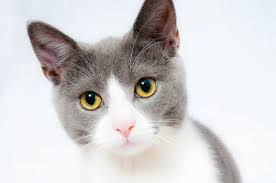
#> input picture cat.jpg, 276 x 183 px, found by its file name
$ python Python_101.py   (older library calls are emulated)
#> lines starting #> are read from the running program, lines starting #| are printed output that depends on the picture
#Integers and floats work as you would expect from other languages:

def quicksort(eip):
    if len(eip) <= 1:
        return eip
    mlblr = eip[len(eip) // 2]
    eip_in= [mlblr_out for mlblr_out in eip if mlblr_out < mlblr]
    eip_out = [mlblr_out for mlblr_out in eip if mlblr_out == mlblr]
    mlblr_in = [mlblr_out for mlblr_out in eip if mlblr_out > mlblr]
    return quicksort(eip_in) + eip_out + quicksort(mlblr_in)

print(quicksort([3,6,8,10,1,2,1]))
# Prints "[1, 1, 2, 3, 6, 8, 10]"

eip = 3
print(type(eip)) # Prints "<class 'int'>"
print(eip)       # Prints "3"
print(eip + 1)   # Addition; prints "4"
print(eip - 1)   # Subtraction; prints "2"
print(eip * 2)   # Multiplication; prints "6"
print(eip ** 2)  # Exponentiation; prints "9"
eip += 1
print(eip)  # Prints "4"
eip *= 2
print(eip)  # Prints "8"
eip = 2.5
print(type(eip)) # Prints "<class 'float'>"
print(eip, eip + 1, eip * 2, eip ** 2) # Prints "2.5 3.5 5.0 6.25"

#English words instead of symbols && ||

mlblr_in = True
mlblr_out = False
print(type(mlblr_in)) # Prints "<class 'bool'>"
print(mlblr_in and mlblr_out) # Logical AND; prints "False"
print(mlblr_in or mlblr_out)  # Logical OR; prints "True"
print(not mlblr_in)   # Logical NOT; prints "False"
print(mlblr_in != mlblr_out)  # Logical XOR; prints "True"

#Strings in Python

eip_in = 'hello'    # String literals can use single quotes
eip_out = "world"    # or double quotes; it does not matter.
print(eip_in)       # Prints "hello"
print(len(eip_in))  # String length; prints "5"
eip = eip_in + ' ' + eip_out  # String concatenation
print(eip)  # prints "hello world"
mlblr = '%s %s %d' % (eip_in, eip_out, 12)  # sprintf style string formatting
print(mlblr)  # prints "hello world 12"

#Useful methods

eip = "hello"
print(eip.capitalize())  # Capitalize a string; prints "Hello"
print(eip.upper())       # Convert a string to uppercase; prints "HELLO"
print(eip.rjust(7))      # Right-justify a string, padding with spaces; prints "  hello"
print(eip.center(7))     # Center a string, padding with spaces; prints " hello "
print(eip.replace('l', '(ell)'))  # Replace all instances of one substring with another; # prints "he(ell)(ell)o"
print('  world '.strip())  # Strip leading and trailing whitespace; prints "world"


#Python Containers - List

mlblr = [3, 1, 2]    # Create a list
print(mlblr, mlblr[2])  # Prints "[3, 1, 2] 2"
print(mlblr[-1])     # Negative indices count from the end of the list; prints "2"
mlblr[2] = 'foo'     # Lists can contain elements of different types
print(mlblr)         # Prints "[3, 1, 'foo']"
mlblr.append('bar')  # Add a new element to the end of the list
print(mlblr)         # Prints "[3, 1, 'foo', 'bar']"
eip = mlblr.pop()      # Remove and return the last element of the list
print(eip, mlblr)      # Prints "bar [3, 1, 'foo']"

#Slicing

mlblr = list(range(5))     # range is a built-in function that creates a list of integers
print(mlblr)               # Prints "[0, 1, 2, 3, 4]"
print(mlblr[2:4])          # Get a slice from index 2 to 4 (exclusive); prints "[2, 3]"
print(mlblr[2:])           # Get a slice from index 2 to the end; prints "[2, 3, 4]"
print(mlblr[:2])           # Get a slice from the start to index 2 (exclusive); prints "[0, 1]"
print(mlblr[:])            # Get a slice of the whole list; prints "[0, 1, 2, 3, 4]"
print(mlblr[:-1])          # Slice indices can be negative; prints "[0, 1, 2, 3]"
mlblr[2:4] = [8, 9]        # Assign a new sublist to a slice
print(mlblr)               # Prints "[0, 1, 8, 9, 4]"

#Loops

eip = ['cat', 'dog', 'monkey']
for mlblr in eip:
    print(mlblr)
# Prints "cat", "dog", "monkey", each on its own line.

#Enumerate

eip = ['cat', 'dog', 'monkey']
for eip_in, eip_out in enumerate(eip):
    print('#%d: %s' % (eip_in + 1, eip))
# Prints "#1: cat", "#2: dog", "#3: monkey", each on its own line

#List Comprehension

mlblr = [0, 1, 2, 3, 4]
eip_list = []
for eip in mlblr:
    eip_list.append(eip ** 2)
print(eip_list)   # Prints [0, 1, 4, 9, 16]

mlblr = [0, 1, 2, 3, 4]
eip_list = [eip ** 2 for eip in mlblr]
print(eip_list)   # Prints [0, 1, 4, 9, 16]

# list comprehensions can also contain conditions

mlblr = [0, 1, 2, 3, 4]
eip_list = [eip ** 2 for eip in mlblr if eip % 2 == 0]
print(eip_list)  # Prints "[0, 4, 16]"


#Dictionaries

eip_dict = {'cat': 'cute', 'dog': 'furry'}  # Create a new dictionary with some data
print(eip_dict['cat'])       # Get an entry from a dictionary; prints "cute"
print('cat' in eip_dict)     # Check if a dictionary has a given key; prints "True"
eip_dict['fish'] = 'wet'     # Set an entry in a dictionary
print(eip_dict['fish'])      # Prints "wet"
# print(d['monkey'])  # KeyError: 'monkey' not a key of d
print(eip_dict.get('monkey', 'N/A'))  # Get an element with a default; prints "N/A"
print(eip_dict.get('fish', 'N/A'))    # Get an element with a default; prints "wet"
del eip_dict['fish']         # Remove an element from a dictionary
print(eip_dict.get('fish', 'N/A')) # "fish" is no longer a key; prints "N/A"


# It is easy to iterate over the keys in a dictionary

eip_dict = {'person': 2, 'cat': 4, 'spider': 8}
for eip_in in eip_dict:
    eip_out = eip_dict[eip_in]
    print('A %s has %d legs' % (eip_in, eip_out))
# Prints "A person has 2 legs", "A cat has 4 legs", "A spider has 8 legs"


#Dictionary Comprehension

# If you want access to keys and their corresponding values, use the items method:

eip_dict = {'person': 2, 'cat': 4, 'spider': 8}
for eip_in, eip_out in eip_dict.items():
    print('A %s has %d legs' % (eip_in, eip_out))
# Prints "A person has 2 legs", "A cat has 4 legs", "A spider has 8 legs"

# Dictionary comprehension

mlblr = [0, 1, 2, 3, 4]
eip_dict = {eip: eip ** 2 for eip in mlblr if eip % 2 == 0}
print(eip_dict)  # Prints "{0: 0, 2: 4, 4: 16}"

#Sets

eip = {'cat', 'dog'}
print('cat' in eip)   # Check if an element is in a set; prints "True"
print('fish' in eip)  # prints "False"
eip.add('fish')       # Add an element to a set
print('fish' in eip)  # Prints "True"
print(len(eip))       # Number of elements in a set; prints "3"
eip.add('cat')        # Adding an element that is already in the set does nothing
print(len(eip))       # Prints "3"
eip.remove('cat')     # Remove an element from a set
print(len(eip))       # Prints "2"


#Tuples

eip_dict = {(eip, eip + 1): eip for eip in range(10)}  # Create a dictionary with tuple keys
mlblr = (5, 6)        # Create a tuple
print(type(mlblr))    # Prints "<class 'tuple'>"
print(eip_dict[mlblr])       # Prints "5"
print(eip_dict[(1, 2)])  # Prints "1"


#Functions

def sign(eip):
    if eip > 0:
        return 'positive'
    elif eip < 0:
        return 'negative'
    else:
        return 'zero'

for eip in [-1, 0, 1]:
    print(sign(eip))
# Prints "negative", "zero", "positive"
#Function Arguments

def hello(eip_in, eip_out=False):
    if eip_out:
        print('HELLO, %s!' % eip_in.upper())
    else:
        print('Hello, %s' % eip_in)

hello('Bob') # Prints "Hello, Bob"
hello('Fred', eip_out=True)  # Prints "HELLO, FRED!"

#Classes

class Greeter(object):

    # Constructor
    def __init__(self, mlblr):
        self.mlblr = mlblr  # Create an instance variable

    # Instance method
    def greet(self, loud=False):
        if loud:
            print('HELLO, %s!' % self.mlblr.upper())
        else:
            print('Hello, %s' % self.mlblr)

eip = Greeter('Fred')  # Construct an instance of the Greeter class
eip.greet()            # Call an instance method; prints "Hello, Fred"
eip.greet(loud=True)   # Call an instance method; prints "HELLO, FRED!"

#NumPy

import numpy as np

mlblr_in = np.array([1, 2, 3])   # Create a rank 1 array
print(type(mlblr_in))            # Prints "<class 'numpy.ndarray'>"
print(mlblr_in.shape)            # Prints "(3,)" 3 columns
print(mlblr_in[0], mlblr_in[1], mlblr_in[2])   # Prints "1 2 3"
mlblr_in[0] = 5                  # Change an element of the array
print(mlblr_in)                  # Prints "[5, 2, 3]"

mlblr_out = np.array([[1,2,3],[4,5,6]])    # Create a rank 2 array
print(mlblr_out.shape)                     # Prints "(2, 3)" 2 rows,3 columns
print(mlblr_out[0, 0], mlblr_out[0, 1], mlblr_out[1, 0])   # Prints "1 2 4"

#Some NumPy Functions

import numpy as np

mlblr_in = np.zeros((2,2))   # Create an array of all zeros
print(mlblr_in)              # Prints "[[ 0.  0.]
                      #          [ 0.  0.]]"

mlblr_out = np.ones((1,2))    # Create an array of all ones
print(mlblr_out)              # Prints "[[ 1.  1.]]"

eip_in = np.full((2,2), 7)  # Create a constant array
print(eip_in)               # Prints "[[ 7.  7.]
                       #          [ 7.  7.]]"

eip_out = np.random.random((2,2))  # Create an array filled with random values
print(eip_out)                     # Might print "[[ 0.91940167  0.08143941]
                             #               [ 0.68744134  0.87236687]]"
#Mixing integer indexing with slice indexing

import numpy as np

# Create the following rank 2 array with shape (3, 4)
# [[ 1  2  3  4]
#  [ 5  6  7  8]
#  [ 9 10 11 12]]
eip = np.array([[1,2,3,4], [5,6,7,8], [9,10,11,12]])

# Two ways of accessing the data in the middle row of the array.
eip_in = eip[1, :]    # Rank 1 view of the second row of a
eip_out = eip[1:2, :]  # Rank 2 view of the second row of a
print(eip_in, eip_in.shape)  # Prints "[5 6 7 8] (4,)"
print(eip_out, eip_out.shape)  # Prints "[[5 6 7 8]] (1, 4)"

#Datatypes

import numpy as np

eip = np.array([1, 2])   # Let numpy choose the datatype
print(eip.dtype)         # Prints "int64"

eip = np.array([1.0, 2.0])   # Let numpy choose the datatype
print(eip.dtype)             # Prints "float64"

eip = np.array([1, 2], dtype=np.int64)   # Force a particular datatype
print(eip.dtype)                         # Prints "int64"

#Array Math

import numpy as np

eip = np.array([[1,2],[3,4]], dtype=np.float64)
mlblr = np.array([[5,6],[7,8]], dtype=np.float64)

print(np.add(eip, mlblr)) # or print(x + y)
# [[ 6.0  8.0]
#  [10.0 12.0]]

print(np.subtract(eip, mlblr)) or print(eip - mlblr)
# [[-4.0 -4.0]
#  [-4.0 -4.0]]

print(np.multiply(eip, mlblr)) or print(eip * mlblr)
# [[ 5.0 12.0]
#  [21.0 32.0]]

print(np.divide(eip, mlblr)) or print(eip / mlblr)
# [[ 0.2         0.33333333]
#  [ 0.42857143  0.5       ]]

print(np.sqrt(eip))
# [[ 1.          1.41421356]
#  [ 1.73205081  2.        ]]

#Array Indexing
import numpy as np

# Create the following rank 2 array with shape (3, 4)
# [[ 1  2  3  4]
#  [ 5  6  7  8]
#  [ 9 10 11 12]]
eip = np.array([[1,2,3,4], [5,6,7,8], [9,10,11,12]])

# Use slicing to pull out the subarray consisting of the first 2 rows
# and columns 1 and 2; b is the following array of shape (2, 2):
# [[2 3]
#  [6 7]]
mlblr = eip[:2, 1:3]

# A slice of an array is a view into the same data, so modifying it
# will modify the original array.
print(eip[0, 1])   # Prints "2"
mlblr[0, 0] = 77     # b[0, 0] is the same piece of data as a[0, 1]
print(eip[0, 1])   # Prints "77"


#Dot function

import numpy as np

eip_in = np.array([[1,2],[3,4]])
eip_out = np.array([[5,6],[7,8]])

mlblr_in = np.array([9,10])
mlblr_out = np.array([11, 12])

# Inner product of vectors; both produce 219
print(mlblr_in.dot(mlblr_out))
print(np.dot(mlblr_in, mlblr_out))

# Matrix / vector product; both produce the rank 1 array [29 67]
print(eip_in.dot(mlblr_in))
print(np.dot(eip_in, mlblr_in))

# Matrix / matrix product; both produce the rank 2 array
# [[19 22]
#  [43 50]]
print(eip_in.dot(eip_out))
print(np.dot(eip_in, eip_out))

#Sum along an axis

import numpy as np

eip = np.array([[1,2],[3,4]])

print(np.sum(eip))  # Compute sum of all elements; prints "10"
print(np.sum(eip, axis=0))  # Compute sum of each column; prints "[4 6]"
print(np.sum(eip, axis=1))  # Compute sum of each row; prints "[3 7]"

#MathPlotLib - Plotting Graphs

import numpy as np
import matplotlib.pyplot as plt

# Compute the x and y coordinates for points on a sine curve
eip = np.arange(0, 3 * np.pi, 0.1)
mlblr = np.sin(eip)

# Plot the points using matplotlib
plt.plot(eip, mlblr)
plt.show()  # You must call plt.show() to make graphics appear.
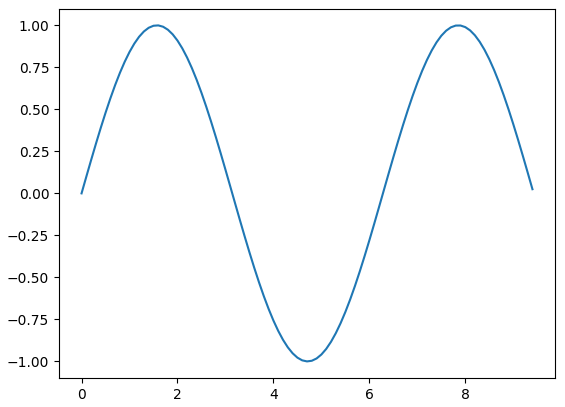
#> figure drawn by matplotlib, 1 panel; curve peaks at x = 1.6, y = 1

#Broadcasting
import numpy as np

# We will add the vector v to each row of the matrix x,
# storing the result in the matrix y
eip = np.array([[1,2,3], [4,5,6], [7,8,9], [10, 11, 12]])
mlblr = np.array([1, 0, 1])
eip_in = np.empty_like(eip)   # Create an empty matrix with the same shape as x

# Add the vector v to each row of the matrix x with an explicit loop
for eip_out in range(4):
    eip_in[eip_out, :] = eip[eip_out, :] + mlblr

# Now y is the following
# [[ 2  2  4]
#  [ 5  5  7]
#  [ 8  8 10]
#  [11 11 13]]
print(eip_in)

import numpy as np

# We will add the vector v to each row of the matrix x,
# storing the result in the matrix y
eip = np.array([[1,2,3], [4,5,6], [7,8,9], [10, 11, 12]])
mlblr = np.array([1, 0, 1])
mlblr_in = np.tile(mlblr, (4, 1))   # Stack 4 copies of v on top of each other
print(mlblr_in)                 # Prints "[[1 0 1]
                          #          [1 0 1]
                          #          [1 0 1]
                          #          [1 0 1]]"
eip_in = eip + mlblr_in  # Add x and vv elementwise
print(eip_in)  # Prints "[[ 2  2  4
          #          [ 5  5  7]
          #          [ 8  8 10]
          #          [11 11 13]]"


import numpy as np

# We will add the vector v to each row of the matrix x,
# storing the result in the matrix y
eip = np.array([[1,2,3], [4,5,6], [7,8,9], [10, 11, 12]])
mlblr = np.array([1, 0, 1])
eip_in = eip + mlblr  # Add v to each row of x using broadcasting
print(eip_in)  # Prints "[[ 2  2  4]
          #          [ 5  5  7]
          #          [ 8  8 10]
          #          [11 11 13]]"


import numpy as np

# Compute outer product of vectors
eip_list = np.array([1,2,3])  # v has shape (3,)
eip_dict = np.array([4,5])    # w has shape (2,)
# To compute an outer product, we first reshape v to be a column
# vector of shape (3, 1); we can then broadcast it against w to yield
# an output of shape (3, 2), which is the outer product of v and w:
# [[ 4  5]
#  [ 8 10]
#  [12 15]]
print(np.reshape(eip_list, (3, 1)) * eip_dict)

# Add a vector to each row of a matrix
eip = np.array([[1,2,3], [4,5,6]])
# x has shape (2, 3) and v has shape (3,) so they broadcast to (2, 3),
# giving the following matrix:
# [[2 4 6]
#  [5 7 9]]
print(eip + eip_list)

# Add a vector to each column of a matrix
# x has shape (2, 3) and w has shape (2,).
# If we transpose x then it has shape (3, 2) and can be broadcast
# against w to yield a result of shape (3, 2); transposing this result
# yields the final result of shape (2, 3) which is the matrix x with
# the vector w added to each column. Gives the following matrix:
# [[ 5  6  7]
#  [ 9 10 11]]
print((eip.T + eip_dict).T)
# Another solution is to reshape w to be a column vector of shape (2, 1);
# we can then broadcast it directly against x to produce the same
# output.
print(eip + np.reshape(eip_dict, (2, 1)))

# Multiply a matrix by a constant:
# x has shape (2, 3). Numpy treats scalars as arrays of shape ();
# these can be broadcast together to shape (2, 3), producing the
# following array:
# [[ 2  4  6]
#  [ 8 10 12]]
print(eip * 2)

#Images

import numpy as np
from scipy.misc import imread, imresize,imsave
import matplotlib.pyplot as plt

# Uncomment the line below if you're on a notebook
# %matplotlib inline
eip = imread('C:/Dharani/AI-ML-MeetUp/MLBLR/EIP/Assignments/cat.jpg')
#> eip is the input picture: shape (183, 276, 3); mean R, G, B 209.8, 207.5, 208.4

print(eip.dtype, eip.shape)  # Prints "uint8 (400, 248, 3)"
#| uint8 (183, 276, 3)

# We can tint the image by scaling each of the color channels
# by a different scalar constant. The image has shape (400, 248, 3);
# we multiply it by the array [1, 0.95, 0.9] of shape (3,);
# numpy broadcasting means that this leaves the red channel unchanged,
# and multiplies the green and blue channels by 0.95 and 0.9
# respectively.
mlblr = eip * [1, 0.95, 0.9]
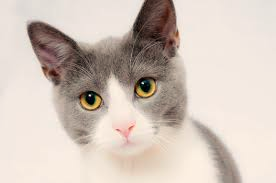
#> mlblr: shape (183, 276, 3) float64; mean R, G, B 209.8, 197.1, 187.6

# Resize the tinted image to be 300 by 300 pixels.
mlblr = imresize(mlblr, (300, 300))
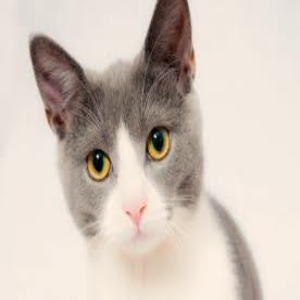
#> mlblr: shape (300, 300, 3); mean R, G, B 209.8, 197.3, 187.6

# Write the tinted image back to disk
imsave('C:/Dharani/AI-ML-MeetUp/MLBLR/EIP/Assignments/cat_tinted.jpg', mlblr)

mlblr = eip * [1, 0.95, 0.9]

# Show the original image
plt.subplot(1, 2, 1)
plt.imshow(eip)

# Show the tinted image
plt.subplot(1, 2, 2)

# A slight gotcha with imshow is that it might give strange results
# if presented with data that is not uint8. To work around this, we
# explicitly cast the image to uint8 before displaying it.
plt.imshow(np.uint8(mlblr))
plt.show()
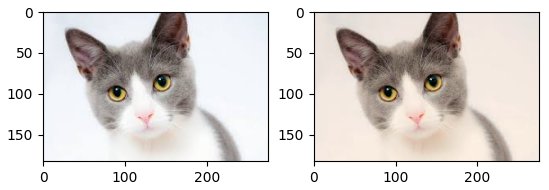
#> figure drawn by matplotlib, 2 panels

import numpy as np
from scipy.spatial.distance import pdist, squareform

# Create the following array where each row is a point in 2D space:
# [[0 1]
#  [1 0]
#  [2 0]]
eip = np.array([[0, 1], [1, 0], [2, 0]])
print(eip)

# Compute the Euclidean distance between all rows of x.
# d[i, j] is the Euclidean distance between x[i, :] and x[j, :],
# and d is the following array:
# [[ 0.          1.41421356  2.23606798]
#  [ 1.41421356  0.          1.        ]
#  [ 2.23606798  1.          0.        ]]
mlblr = squareform(pdist(eip, 'euclidean'))
print(mlblr)

import numpy as np
import matplotlib.pyplot as plt

# Compute the x and y coordinates for points on a sine curve
eip = np.arange(0, 3 * np.pi, 0.1)
mlblr = np.sin(eip)

# Plot the points using matplotlib
plt.plot(eip, mlblr)
plt.show()  # You must call plt.show() to make graphics appear.

import numpy as np
import matplotlib.pyplot as plt

# Compute the x and y coordinates for points on sine and cosine curves
eip = np.arange(0, 3 * np.pi, 0.1)
eip_in = np.sin(eip)
eip_out = np.cos(eip)

# Plot the points using matplotlib
plt.plot(eip, eip_in)
plt.plot(eip, eip_out)
plt.xlabel('x axis label')
plt.ylabel('y axis label')
plt.title('Sine and Cosine')
plt.legend(['Sine', 'Cosine'])
plt.show()
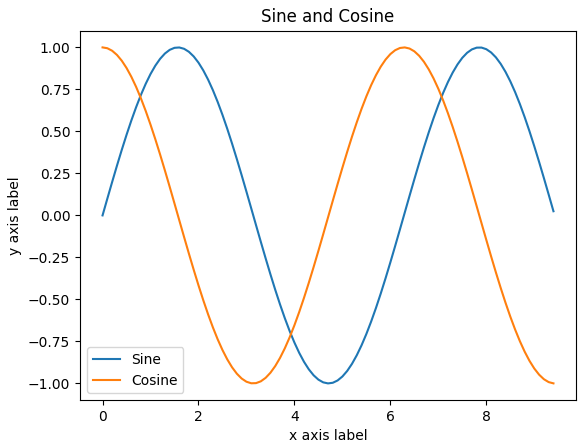
#> figure drawn by matplotlib, 1 panel; curve peaks at x = 1.6, y = 1; curve peaks at x = 0, y = 1

import numpy as np
import matplotlib.pyplot as plt

# Compute the x and y coordinates for points on sine and cosine curves
eip = np.arange(0, 3 * np.pi, 0.1)
eip_in = np.sin(eip)
eip_out = np.cos(eip)

# Set up a subplot grid that has height 2 and width 1,
# and set the first such subplot as active.
plt.subplot(2, 1, 1)

# Make the first plot
plt.plot(eip, eip_in)
plt.title('Sine')

# Set the second subplot as active, and make the second plot.
plt.subplot(2, 1, 2)
plt.plot(eip, eip_out)
plt.title('Cosine')

# Show the figure.
plt.show()
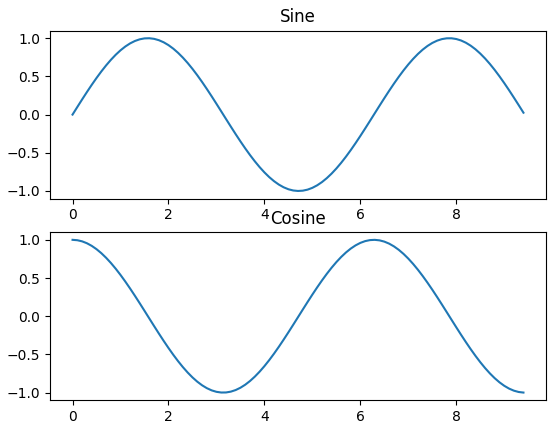
#> figure drawn by matplotlib, 2 panels; panel 1: curve peaks at x = 1.6, y = 1; panel 2: curve peaks at x = 0, y = 1
